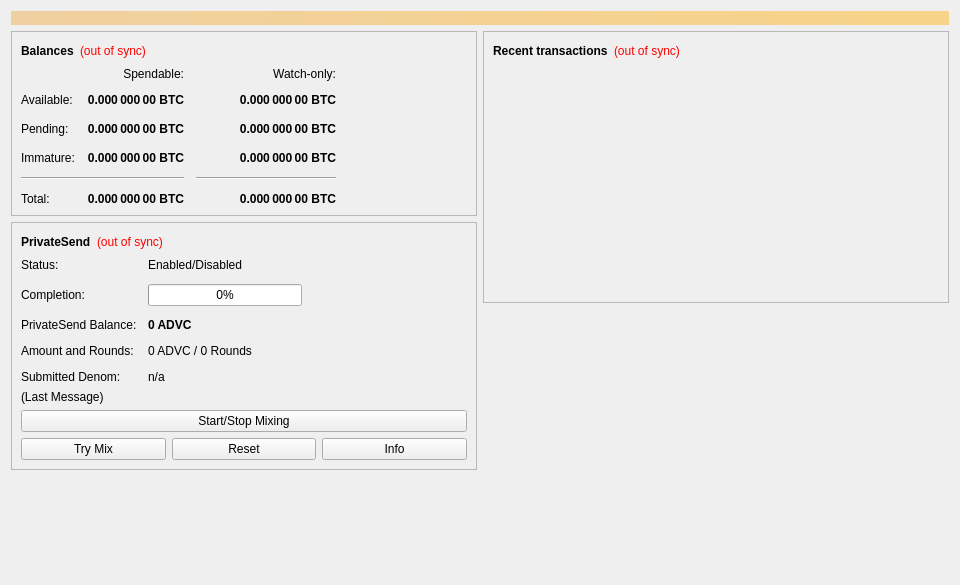
<?xml version="1.0" encoding="UTF-8"?>
<ui version="4.0">
 <class>OverviewPage</class>
 <widget class="QWidget" name="OverviewPage">
  <property name="geometry">
   <rect>
    <x>0</x>
    <y>0</y>
    <width>960</width>
    <height>585</height>
   </rect>
  </property>
  <property name="minimumSize">
   <size>
    <width>960</width>
    <height>0</height>
   </size>
  </property>
  <property name="windowTitle">
   <string>Form</string>
  </property>
  <layout class="QVBoxLayout" name="topLayout">
   <item>
    <widget class="QLabel" name="labelAlerts">
     <property name="visible">
      <bool>false</bool>
     </property>
     <property name="styleSheet">
      <string notr="true">QLabel { background-color: qlineargradient(x1: 0, y1: 0, x2: 1, y2: 0, stop:0 #F0D0A0, stop:1 #F8D488); color:#000000; }</string>
     </property>
     <property name="wordWrap">
      <bool>true</bool>
     </property>
     <property name="margin">
      <number>3</number>
     </property>
     <property name="textInteractionFlags">
      <set>Qt::TextSelectableByMouse</set>
     </property>
    </widget>
   </item>
   <item>
    <layout class="QHBoxLayout" name="horizontalLayout" stretch="1,1">
     <item>
      <layout class="QVBoxLayout" name="verticalLayout_2">
       <item>
        <widget class="QFrame" name="frame">
         <property name="frameShape">
          <enum>QFrame::StyledPanel</enum>
         </property>
         <property name="frameShadow">
          <enum>QFrame::Raised</enum>
         </property>
         <layout class="QVBoxLayout" name="verticalLayout_4">
          <item>
           <layout class="QHBoxLayout" name="horizontalLayout_4">
            <item>
             <widget class="QLabel" name="label_5">
              <property name="font">
               <font>
                <weight>75</weight>
                <bold>true</bold>
               </font>
              </property>
              <property name="text">
               <string>Balances</string>
              </property>
             </widget>
            </item>
            <item>
             <widget class="QLabel" name="labelWalletStatus">
              <property name="toolTip">
               <string>The displayed information may be out of date. Your wallet automatically synchronizes with the Adventurecoin network after a connection is established, but this process has not completed yet.</string>
              </property>
              <property name="styleSheet">
               <string notr="true">QLabel { color: red; }</string>
              </property>
              <property name="text">
               <string notr="true">(out of sync)</string>
              </property>
              <property name="alignment">
               <set>Qt::AlignLeading|Qt::AlignLeft|Qt::AlignVCenter</set>
              </property>
             </widget>
            </item>
            <item>
             <spacer name="horizontalSpacer_3">
              <property name="orientation">
               <enum>Qt::Horizontal</enum>
              </property>
              <property name="sizeHint" stdset="0">
               <size>
                <width>40</width>
                <height>20</height>
               </size>
              </property>
             </spacer>
            </item>
           </layout>
          </item>
          <item>
           <layout class="QGridLayout" name="gridLayout">
            <property name="spacing">
             <number>12</number>
            </property>
            <item row="2" column="2">
             <widget class="QLabel" name="labelWatchPending">
              <property name="font">
               <font>
                <weight>75</weight>
                <bold>true</bold>
               </font>
              </property>
              <property name="cursor">
               <cursorShape>IBeamCursor</cursorShape>
              </property>
              <property name="toolTip">
               <string>Unconfirmed transactions to watch-only addresses</string>
              </property>
              <property name="text">
               <string notr="true">0.000 000 00 BTC</string>
              </property>
              <property name="alignment">
               <set>Qt::AlignRight|Qt::AlignTrailing|Qt::AlignVCenter</set>
              </property>
              <property name="textInteractionFlags">
               <set>Qt::LinksAccessibleByMouse|Qt::TextSelectableByKeyboard|Qt::TextSelectableByMouse</set>
              </property>
             </widget>
            </item>
            <item row="2" column="1">
             <widget class="QLabel" name="labelUnconfirmed">
              <property name="font">
               <font>
                <weight>75</weight>
                <bold>true</bold>
               </font>
              </property>
              <property name="cursor">
               <cursorShape>IBeamCursor</cursorShape>
              </property>
              <property name="toolTip">
               <string>Total of transactions that have yet to be confirmed, and do not yet count toward the spendable balance</string>
              </property>
              <property name="text">
               <string notr="true">0.000 000 00 BTC</string>
              </property>
              <property name="alignment">
               <set>Qt::AlignRight|Qt::AlignTrailing|Qt::AlignVCenter</set>
              </property>
              <property name="textInteractionFlags">
               <set>Qt::LinksAccessibleByMouse|Qt::TextSelectableByKeyboard|Qt::TextSelectableByMouse</set>
              </property>
             </widget>
            </item>
            <item row="3" column="2">
             <widget class="QLabel" name="labelWatchImmature">
              <property name="font">
               <font>
                <weight>75</weight>
                <bold>true</bold>
               </font>
              </property>
              <property name="cursor">
               <cursorShape>IBeamCursor</cursorShape>
              </property>
              <property name="toolTip">
               <string>Mined balance in watch-only addresses that has not yet matured</string>
              </property>
              <property name="text">
               <string notr="true">0.000 000 00 BTC</string>
              </property>
              <property name="alignment">
               <set>Qt::AlignRight|Qt::AlignTrailing|Qt::AlignVCenter</set>
              </property>
              <property name="textInteractionFlags">
               <set>Qt::LinksAccessibleByMouse|Qt::TextSelectableByKeyboard|Qt::TextSelectableByMouse</set>
              </property>
             </widget>
            </item>
            <item row="4" column="0" colspan="2">
             <widget class="Line" name="lineSpendableBalance">
              <property name="orientation">
               <enum>Qt::Horizontal</enum>
              </property>
             </widget>
            </item>
            <item row="4" column="2">
             <widget class="Line" name="lineWatchBalance">
              <property name="sizePolicy">
               <sizepolicy hsizetype="Preferred" vsizetype="Fixed">
                <horstretch>0</horstretch>
                <verstretch>0</verstretch>
               </sizepolicy>
              </property>
              <property name="minimumSize">
               <size>
                <width>140</width>
                <height>0</height>
               </size>
              </property>
              <property name="orientation">
               <enum>Qt::Horizontal</enum>
              </property>
             </widget>
            </item>
            <item row="5" column="0">
             <widget class="QLabel" name="labelTotalText">
              <property name="text">
               <string>Total:</string>
              </property>
             </widget>
            </item>
            <item row="3" column="1">
             <widget class="QLabel" name="labelImmature">
              <property name="font">
               <font>
                <weight>75</weight>
                <bold>true</bold>
               </font>
              </property>
              <property name="cursor">
               <cursorShape>IBeamCursor</cursorShape>
              </property>
              <property name="toolTip">
               <string>Mined balance that has not yet matured</string>
              </property>
              <property name="text">
               <string notr="true">0.000 000 00 BTC</string>
              </property>
              <property name="alignment">
               <set>Qt::AlignRight|Qt::AlignTrailing|Qt::AlignVCenter</set>
              </property>
              <property name="textInteractionFlags">
               <set>Qt::LinksAccessibleByMouse|Qt::TextSelectableByKeyboard|Qt::TextSelectableByMouse</set>
              </property>
             </widget>
            </item>
            <item row="2" column="3">
             <spacer name="horizontalSpacer_2">
              <property name="orientation">
               <enum>Qt::Horizontal</enum>
              </property>
              <property name="sizeHint" stdset="0">
               <size>
                <width>40</width>
                <height>20</height>
               </size>
              </property>
             </spacer>
            </item>
            <item row="3" column="0">
             <widget class="QLabel" name="labelImmatureText">
              <property name="text">
               <string>Immature:</string>
              </property>
             </widget>
            </item>
            <item row="5" column="1">
             <widget class="QLabel" name="labelTotal">
              <property name="font">
               <font>
                <weight>75</weight>
                <bold>true</bold>
               </font>
              </property>
              <property name="cursor">
               <cursorShape>IBeamCursor</cursorShape>
              </property>
              <property name="toolTip">
               <string>Your current total balance</string>
              </property>
              <property name="text">
               <string notr="true">0.000 000 00 BTC</string>
              </property>
              <property name="alignment">
               <set>Qt::AlignRight|Qt::AlignTrailing|Qt::AlignVCenter</set>
              </property>
              <property name="textInteractionFlags">
               <set>Qt::LinksAccessibleByMouse|Qt::TextSelectableByKeyboard|Qt::TextSelectableByMouse</set>
              </property>
             </widget>
            </item>
            <item row="5" column="2">
             <widget class="QLabel" name="labelWatchTotal">
              <property name="font">
               <font>
                <weight>75</weight>
                <bold>true</bold>
               </font>
              </property>
              <property name="cursor">
               <cursorShape>IBeamCursor</cursorShape>
              </property>
              <property name="toolTip">
               <string>Current total balance in watch-only addresses</string>
              </property>
              <property name="text">
               <string notr="true">0.000 000 00 BTC</string>
              </property>
              <property name="alignment">
               <set>Qt::AlignRight|Qt::AlignTrailing|Qt::AlignVCenter</set>
              </property>
              <property name="textInteractionFlags">
               <set>Qt::LinksAccessibleByMouse|Qt::TextSelectableByKeyboard|Qt::TextSelectableByMouse</set>
              </property>
             </widget>
            </item>
            <item row="0" column="2">
             <widget class="QLabel" name="labelWatchonly">
              <property name="text">
               <string>Watch-only:</string>
              </property>
              <property name="alignment">
               <set>Qt::AlignRight|Qt::AlignTrailing|Qt::AlignVCenter</set>
              </property>
             </widget>
            </item>
            <item row="1" column="0">
             <widget class="QLabel" name="labelBalanceText">
              <property name="text">
               <string>Available:</string>
              </property>
             </widget>
            </item>
            <item row="1" column="1">
             <widget class="QLabel" name="labelBalance">
              <property name="font">
               <font>
                <weight>75</weight>
                <bold>true</bold>
               </font>
              </property>
              <property name="cursor">
               <cursorShape>IBeamCursor</cursorShape>
              </property>
              <property name="toolTip">
               <string>Your current spendable balance</string>
              </property>
              <property name="text">
               <string notr="true">0.000 000 00 BTC</string>
              </property>
              <property name="alignment">
               <set>Qt::AlignRight|Qt::AlignTrailing|Qt::AlignVCenter</set>
              </property>
              <property name="textInteractionFlags">
               <set>Qt::LinksAccessibleByMouse|Qt::TextSelectableByKeyboard|Qt::TextSelectableByMouse</set>
              </property>
             </widget>
            </item>
            <item row="1" column="2">
             <widget class="QLabel" name="labelWatchAvailable">
              <property name="font">
               <font>
                <weight>75</weight>
                <bold>true</bold>
               </font>
              </property>
              <property name="cursor">
               <cursorShape>IBeamCursor</cursorShape>
              </property>
              <property name="toolTip">
               <string>Your current balance in watch-only addresses</string>
              </property>
              <property name="text">
               <string notr="true">0.000 000 00 BTC</string>
              </property>
              <property name="alignment">
               <set>Qt::AlignRight|Qt::AlignTrailing|Qt::AlignVCenter</set>
              </property>
              <property name="textInteractionFlags">
               <set>Qt::LinksAccessibleByMouse|Qt::TextSelectableByKeyboard|Qt::TextSelectableByMouse</set>
              </property>
             </widget>
            </item>
            <item row="2" column="0">
             <widget class="QLabel" name="labelPendingText">
              <property name="text">
               <string>Pending:</string>
              </property>
             </widget>
            </item>
            <item row="0" column="1">
             <widget class="QLabel" name="labelSpendable">
              <property name="text">
               <string>Spendable:</string>
              </property>
              <property name="alignment">
               <set>Qt::AlignRight|Qt::AlignTrailing|Qt::AlignVCenter</set>
              </property>
             </widget>
            </item>
           </layout>
          </item>
         </layout>
        </widget>
       </item>
       <item>
        <widget class="QFrame" name="framePrivateSend">
         <property name="layoutDirection">
          <enum>Qt::LeftToRight</enum>
         </property>
         <property name="frameShape">
          <enum>QFrame::StyledPanel</enum>
         </property>
         <property name="frameShadow">
          <enum>QFrame::Raised</enum>
         </property>
         <layout class="QVBoxLayout" name="VerticalLayout_PS1">
          <item>
           <layout class="QHBoxLayout" name="horizontalLayout_5">
            <item>
             <widget class="QLabel" name="labelPrivateSendHeader">
              <property name="font">
               <font>
                <weight>75</weight>
                <bold>true</bold>
               </font>
              </property>
              <property name="text">
               <string>PrivateSend</string>
              </property>
             </widget>
            </item>
            <item>
             <widget class="QLabel" name="labelPrivateSendSyncStatus">
              <property name="toolTip">
               <string>The displayed information may be out of date. Your wallet automatically synchronizes with the Adventurecoin network after a connection is established, but this process has not completed yet.</string>
              </property>
              <property name="styleSheet">
               <string notr="true">QLabel { color: red; }</string>
              </property>
              <property name="text">
               <string notr="true">(out of sync)</string>
              </property>
              <property name="alignment">
               <set>Qt::AlignLeading|Qt::AlignLeft|Qt::AlignVCenter</set>
              </property>
             </widget>
            </item>
            <item>
             <spacer name="horizontalSpacer_4">
              <property name="orientation">
               <enum>Qt::Horizontal</enum>
              </property>
              <property name="sizeHint" stdset="0">
               <size>
                <width>40</width>
                <height>20</height>
               </size>
              </property>
             </spacer>
            </item>
           </layout>
          </item>
          <item>
           <layout class="QFormLayout" name="privateSendFormLayout">
            <property name="fieldGrowthPolicy">
             <enum>QFormLayout::AllNonFixedFieldsGrow</enum>
            </property>
            <property name="horizontalSpacing">
             <number>11</number>
            </property>
            <property name="verticalSpacing">
             <number>12</number>
            </property>
            <item row="0" column="0">
             <widget class="QLabel" name="labelPrivateSendEnabledText">
              <property name="text">
               <string>Status:</string>
              </property>
             </widget>
            </item>
            <item row="0" column="1">
             <widget class="QLabel" name="labelPrivateSendEnabled">
              <property name="text">
               <string>Enabled/Disabled</string>
              </property>
             </widget>
            </item>
            <item row="1" column="0">
             <widget class="QLabel" name="labelCompletitionText">
              <property name="text">
               <string>Completion:</string>
              </property>
             </widget>
            </item>
            <item row="1" column="1">
             <widget class="QProgressBar" name="privateSendProgress">
              <property name="maximumSize">
               <size>
                <width>154</width>
                <height>16777215</height>
               </size>
              </property>
              <property name="value">
               <number>0</number>
              </property>
             </widget>
            </item>
            <item row="2" column="0">
             <widget class="QLabel" name="labelAnonymizedText">
              <property name="text">
               <string>PrivateSend Balance:</string>
              </property>
             </widget>
            </item>
            <item row="2" column="1">
             <widget class="QLabel" name="labelAnonymized">
              <property name="font">
               <font>
                <weight>75</weight>
                <bold>true</bold>
               </font>
              </property>
              <property name="text">
               <string notr="true">0 ADVC</string>
              </property>
             </widget>
            </item>
            <item row="3" column="0">
             <widget class="QLabel" name="labelAmountAndRoundsText">
              <property name="text">
               <string>Amount and Rounds:</string>
              </property>
             </widget>
            </item>
            <item row="3" column="1">
             <widget class="QLabel" name="labelAmountRounds">
              <property name="text">
               <string>0 ADVC / 0 Rounds</string>
              </property>
             </widget>
            </item>
            <item row="4" column="0">
             <widget class="QLabel" name="labelSubmittedDenomText">
              <property name="text">
               <string>Submitted Denom:</string>
              </property>
             </widget>
            </item>
            <item row="4" column="1">
             <widget class="QLabel" name="labelSubmittedDenom">
              <property name="toolTip">
               <string>The denominations you submitted to the Masternode.&lt;br&gt;To mix, other users must submit the exact same denominations.</string>
              </property>
              <property name="text">
               <string>n/a</string>
              </property>
             </widget>
            </item>
           </layout>
          </item>
          <item>
           <layout class="QVBoxLayout" name="VerticalLayout_PS">
            <item>
             <widget class="QLabel" name="labelPrivateSendLastMessage">
              <property name="text">
               <string>(Last Message)</string>
              </property>
              <property name="alignment">
               <set>Qt::AlignLeading|Qt::AlignLeft|Qt::AlignTop</set>
              </property>
              <property name="wordWrap">
               <bool>true</bool>
              </property>
             </widget>
            </item>
            <item>
             <widget class="QPushButton" name="togglePrivateSend">
              <property name="sizePolicy">
               <sizepolicy hsizetype="MinimumExpanding" vsizetype="Fixed">
                <horstretch>0</horstretch>
                <verstretch>0</verstretch>
               </sizepolicy>
              </property>
              <property name="text">
               <string>Start/Stop Mixing</string>
              </property>
             </widget>
            </item>
            <item>
             <layout class="QHBoxLayout" name="horizontalLayout_debugbuttons">
              <item>
               <widget class="QPushButton" name="privateSendAuto">
                <property name="sizePolicy">
                 <sizepolicy hsizetype="MinimumExpanding" vsizetype="Fixed">
                  <horstretch>0</horstretch>
                  <verstretch>0</verstretch>
                 </sizepolicy>
                </property>
                <property name="toolTip">
                 <string>Try to manually submit a PrivateSend request.</string>
                </property>
                <property name="text">
                 <string>Try Mix</string>
                </property>
               </widget>
              </item>
              <item>
               <widget class="QPushButton" name="privateSendReset">
                <property name="sizePolicy">
                 <sizepolicy hsizetype="MinimumExpanding" vsizetype="Fixed">
                  <horstretch>0</horstretch>
                  <verstretch>0</verstretch>
                 </sizepolicy>
                </property>
                <property name="toolTip">
                 <string>Reset the current status of PrivateSend (can interrupt PrivateSend if it's in the process of Mixing, which can cost you money!)</string>
                </property>
                <property name="autoFillBackground">
                 <bool>false</bool>
                </property>
                <property name="text">
                 <string>Reset</string>
                </property>
               </widget>
              </item>
              <item>
               <widget class="QPushButton" name="privateSendInfo">
                <property name="sizePolicy">
                 <sizepolicy hsizetype="MinimumExpanding" vsizetype="Fixed">
                  <horstretch>0</horstretch>
                  <verstretch>0</verstretch>
                 </sizepolicy>
                </property>
                <property name="toolTip">
                 <string>Information about PrivateSend and Mixing</string>
                </property>
                <property name="text">
                 <string>Info</string>
                </property>
               </widget>
              </item>
             </layout>
            </item>
           </layout>
          </item>
         </layout>
        </widget>
       </item>
       <item>
        <spacer name="verticalSpacer">
         <property name="orientation">
          <enum>Qt::Vertical</enum>
         </property>
         <property name="sizeHint" stdset="0">
          <size>
           <width>20</width>
           <height>40</height>
          </size>
         </property>
        </spacer>
       </item>
      </layout>
     </item>
     <item>
      <layout class="QVBoxLayout" name="verticalLayout_3">
       <item>
        <widget class="QFrame" name="frame_2">
         <property name="frameShape">
          <enum>QFrame::StyledPanel</enum>
         </property>
         <property name="frameShadow">
          <enum>QFrame::Raised</enum>
         </property>
         <layout class="QVBoxLayout" name="verticalLayout">
          <item>
           <layout class="QHBoxLayout" name="horizontalLayout_2">
            <item>
             <widget class="QLabel" name="label_4">
              <property name="font">
               <font>
                <weight>75</weight>
                <bold>true</bold>
               </font>
              </property>
              <property name="text">
               <string>Recent transactions</string>
              </property>
             </widget>
            </item>
            <item>
             <widget class="QLabel" name="labelTransactionsStatus">
              <property name="toolTip">
               <string>The displayed information may be out of date. Your wallet automatically synchronizes with the Adventurecoin network after a connection is established, but this process has not completed yet.</string>
              </property>
              <property name="styleSheet">
               <string notr="true">QLabel { color: red; }</string>
              </property>
              <property name="text">
               <string notr="true">(out of sync)</string>
              </property>
              <property name="alignment">
               <set>Qt::AlignLeading|Qt::AlignLeft|Qt::AlignVCenter</set>
              </property>
             </widget>
            </item>
            <item>
             <spacer name="horizontalSpacer">
              <property name="orientation">
               <enum>Qt::Horizontal</enum>
              </property>
              <property name="sizeHint" stdset="0">
               <size>
                <width>40</width>
                <height>20</height>
               </size>
              </property>
             </spacer>
            </item>
           </layout>
          </item>
          <item>
           <widget class="QListView" name="listTransactions">
            <property name="styleSheet">
             <string notr="true">QListView { background: transparent; }</string>
            </property>
            <property name="frameShape">
             <enum>QFrame::NoFrame</enum>
            </property>
            <property name="verticalScrollBarPolicy">
             <enum>Qt::ScrollBarAlwaysOff</enum>
            </property>
            <property name="horizontalScrollBarPolicy">
             <enum>Qt::ScrollBarAlwaysOff</enum>
            </property>
            <property name="selectionMode">
             <enum>QAbstractItemView::NoSelection</enum>
            </property>
           </widget>
          </item>
         </layout>
        </widget>
       </item>
       <item>
        <spacer name="verticalSpacer_2">
         <property name="orientation">
          <enum>Qt::Vertical</enum>
         </property>
         <property name="sizeHint" stdset="0">
          <size>
           <width>20</width>
           <height>40</height>
          </size>
         </property>
        </spacer>
       </item>
      </layout>
     </item>
    </layout>
   </item>
  </layout>
 </widget>
 <resources/>
 <connections/>
</ui>
